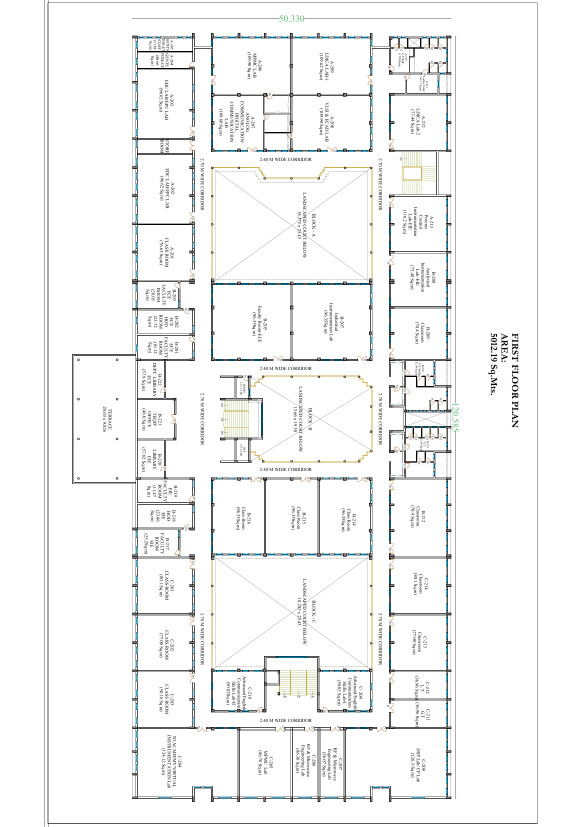
#> input picture annotation_tool/output-1.png, 1755 x 2481 px (shown at 1/3 size)
$ python custom_room_selector.py
#> lines starting #> are read from the running program, lines starting #| are printed output that depends on the picture; after the words box and inside, x2 and y2 are one past the last pixel; in counts of white or black regions, pixels touching at a corner belong together
import cv2
import numpy as np
import random
import pyperclip

# Function to generate a random color
def get_random_color():
    return (random.randint(0, 255), random.randint(0, 255), random.randint(0, 255))

# Load the image
image_path = 'output-1.png'
img = cv2.imread(image_path)
#> img is the input picture: shape (2481, 1755, 3); mean B, G, R 245, 245.2, 244.6

# Check if image is loaded successfully
if img is None:
    print(f"Error: Unable to load image at {image_path}")
    exit()

# Convert to grayscale
gray = cv2.cvtColor(img, cv2.COLOR_BGR2GRAY)

# Apply edge detection
edges = cv2.Canny(gray, 50, 150)
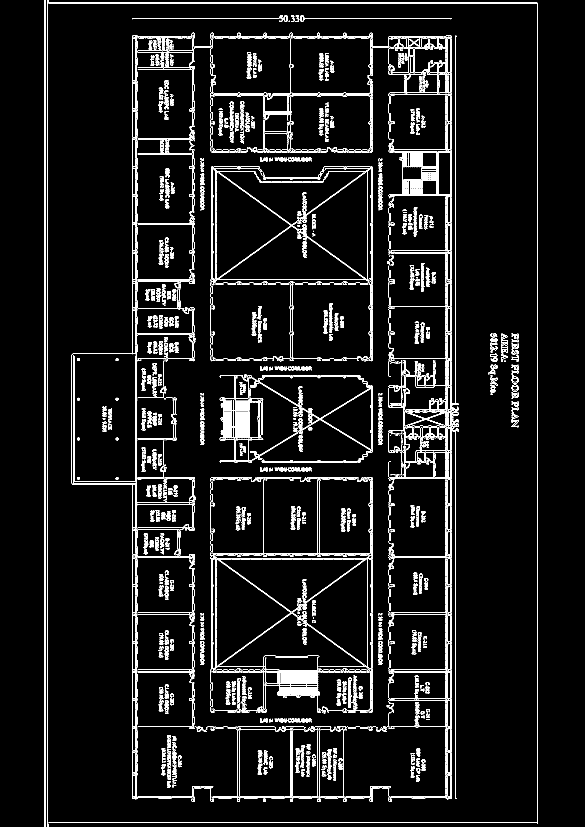
#> edges: shape (2481, 1755) (shown at 1/3 size); 4.4% white in thin lines or dots, all inside (x1, y1, x2, y2) = (133, 0, 1614, 2481)

# Find contours
contours, _ = cv2.findContours(edges, cv2.RETR_EXTERNAL, cv2.CHAIN_APPROX_SIMPLE)
#> contours = 4669 contours, 3772 with area under 20; largest, box (x1, y1, x2, y2) and area: (1166, 452, 1311, 595) 12812, (659, 1133, 774, 1388) 6577, (1169, 106, 1354, 2398) 5830, (215, 668, 568, 1663) 1706, (396, 1663, 411, 2180) 1346

# Filter and draw bounding boxes around detected rooms
room_boxes = []
for contour in contours:
    x, y, w, h = cv2.boundingRect(contour)
    if 1000 < w*h < 500000:  # Adjust size filter based on room sizes in the image
        room_boxes.append((x, y, x+w, y+h))
#> this loop made 4669 passes
#> (x, y, w, h) on passes 6, 8, 9: (1169, 2396, 4, 8), (1112, 2396, 4, 8), (1033, 2396, 4, 8)
#> after the loop, room_boxes = 148 items, first 6: (1146, 2364, 1175, 2406), (1109, 2364, 1139, 2406), (612, 2364, 642, 2406), (1037, 2358, 1118, 2391), (514, 2358, 602, 2390), (396, 2319, 411, 2390)

# Draw the initial bounding boxes
annotated_img = img.copy()
for (x1, y1, x2, y2) in room_boxes:
    color = get_random_color()
    cv2.rectangle(annotated_img, (x1, y1), (x2, y2), color, 2)
#> this loop made 148 passes
#> (x1, y1, x2, y2, color) on passes 1 to 12: (1146, 2364, 1175, 2406, (197, 215, 20)), (1109, 2364, 1139, 2406, (132, 248, 207)), (612, 2364, 642, 2406, (155, 244, 183)), (1037, 2358, 1118, 2391, (111, 71, 144)), (514, 2358, 602, 2390, (71, 48, 128)), (396, 2319, 411, 2390, (75, 158, 50)), (396, 2251, 411, 2319, (37, 169, 241)), (935, 2191, 953, 2394, (51, 181, 222)), (853, 2191, 877, 2394, (161, 104, 244)), (961, 2190, 1031, 2394, (226, 133, 31)), (639, 2187, 713, 2391, (7, 47, 204)), (1173, 2186, 1352, 2395, (0, 252, 170))
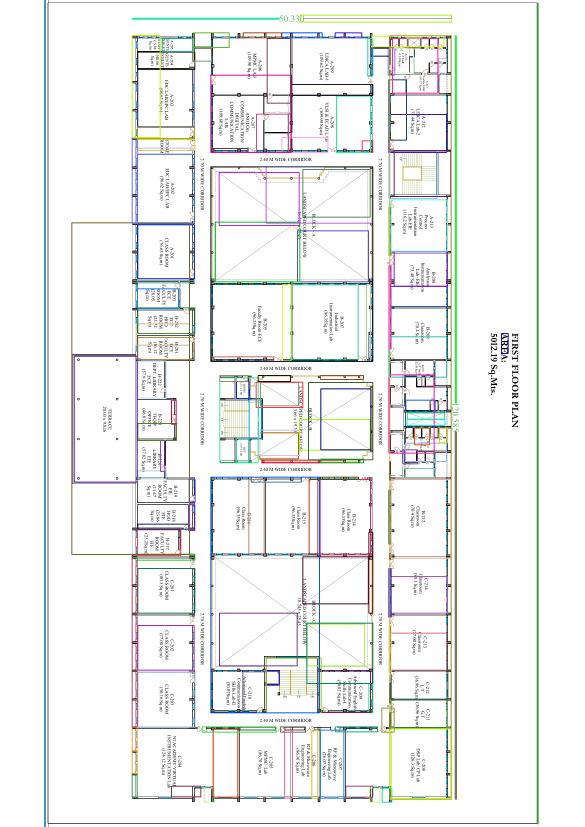
#> annotated_img: shape (2481, 1755, 3) (shown at 1/3 size); mean B, G, R 240.3, 241.1, 239.8

# Save the annotated image
output_image_path = 'annotated_image2.png'
cv2.imwrite(output_image_path, annotated_img)
print(f"Annotated image saved to {output_image_path}")

# Display the annotated image
cv2.imshow('Annotated Image', annotated_img)
cv2.waitKey(0)
cv2.destroyAllWindows()

# Print the room coordinates for user selection
for i, (x1, y1, x2, y2) in enumerate(room_boxes):
    print(f"Room {i}: ({x1}, {y1}, {x2}, {y2})")
#> this loop made 148 passes
#> (x1, y1, x2, y2) on passes 1 to 12: (1146, 2364, 1175, 2406), (1109, 2364, 1139, 2406), (612, 2364, 642, 2406), (1037, 2358, 1118, 2391), (514, 2358, 602, 2390), (396, 2319, 411, 2390), (396, 2251, 411, 2319), (935, 2191, 953, 2394), (853, 2191, 877, 2394), (961, 2190, 1031, 2394), (639, 2187, 713, 2391), (1173, 2186, 1352, 2395)
#| Room 0: (1146, 2364, 1175, 2406)
#| Room 1: (1109, 2364, 1139, 2406)
#| Room 2: (612, 2364, 642, 2406)
#| Room 3: (1037, 2358, 1118, 2391)
#| Room 4: (514, 2358, 602, 2390)
#| Room 5: (396, 2319, 411, 2390)
#| Room 6: (396, 2251, 411, 2319)
#| Room 7: (935, 2191, 953, 2394)
#> (further printed lines are left out)

# Prompt the user to select a room by index
room_idx = int(input(f"Select a room by entering the index (0 to {len(room_boxes) - 1}): "))
#> the answer given: 1
#> room_idx = 1
if 0 <= room_idx < len(room_boxes):
    selected_box = room_boxes[room_idx]
#> selected_box = (1109, 2364, 1139, 2406)
    coordinates_str = f"{selected_box[0]},{selected_box[1]},{selected_box[2]},{selected_box[3]}"
#> coordinates_str = '1109,2364,1139,2406'
    pyperclip.copy(coordinates_str)
    print(f"Coordinates {coordinates_str} copied to clipboard.")
#| Coordinates 1109,2364,1139,2406 copied to clipboard.
else:
    print("Invalid index selected.")
